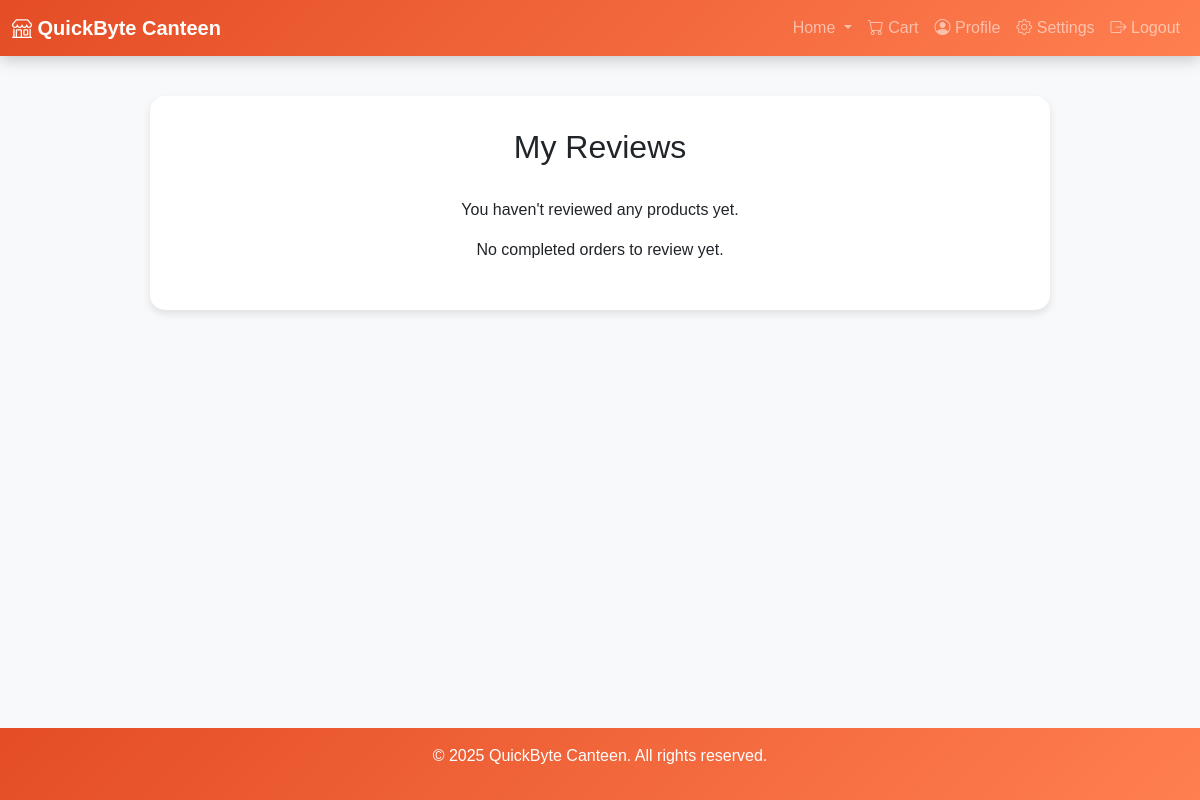
The app's page /user/reviews.php (signed in), older data.
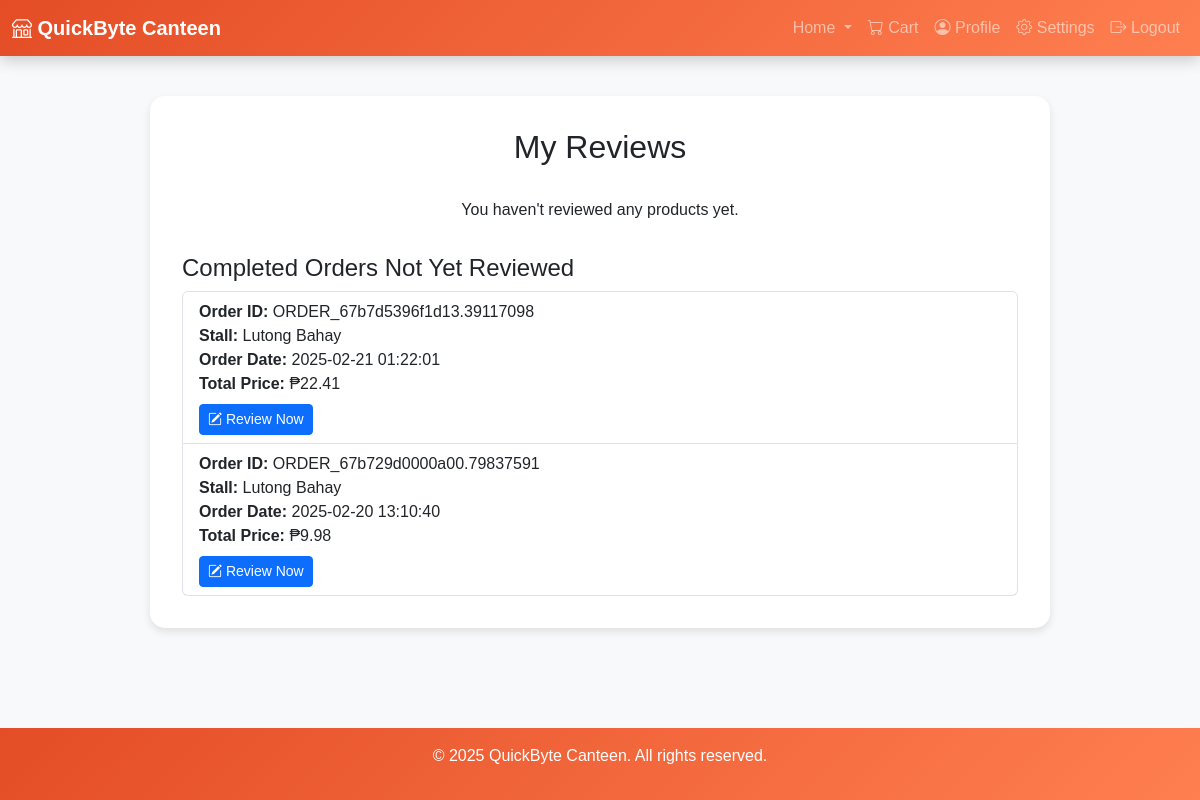
The same page, newer data.
### tables this page shows
CREATE TABLE IF NOT EXISTS `orders` (
  `order_id` varchar(50) NOT NULL,
  `user_id` int(11) NOT NULL,
  `stall_id` int(11) NOT NULL,
  `total_price` decimal(10,2) NOT NULL,
  `order_date` timestamp NOT NULL DEFAULT current_timestamp(),
  `order_status` enum('Pending','Completed','Cancelled','Ready-for-Pickup','Partially Completed','Preparing') DEFAULT 'Pending',
  PRIMARY KEY (`order_id`),
  KEY `user_id` (`user_id`),
  KEY `connect_stall` (`stall_id`)
);

CREATE TABLE IF NOT EXISTS `stalls` (
  `stall_id` int(11) NOT NULL AUTO_INCREMENT,
  `stall_name` varchar(100) NOT NULL,
  `description` text DEFAULT NULL,
  `image_path` varchar(255) NOT NULL DEFAULT 'default_stall.jpg',
  PRIMARY KEY (`stall_id`)
);

### user/reviews.php (the view, shortened to what the changed rows need)
<?php
include '../config.php';
$user_id = $_SESSION['user_id'];
$sql_reviews = "
    SELECT f.feedback_id, f.rating, f.comment, f.created_at, s.stall_name
    FROM feedback f
    JOIN stalls s ON f.stall_id = s.stall_id
    WHERE f.user_id = ?
    ORDER BY f.created_at DESC
";
$stmt_reviews = $con->prepare($sql_reviews);
$stmt_reviews->bind_param("i", $user_id);
$stmt_reviews->execute();
$result_reviews = $stmt_reviews->get_result();
$user_reviews = $result_reviews->fetch_all(MYSQLI_ASSOC);
$hasReviews = !empty($user_reviews);
$notReviewedOrders = [];
if (!$hasReviews) {
    $sql_notReviewed = "
        SELECT o.order_id, o.order_date, o.stall_id, s.stall_name, o.total_price
        FROM orders o
        JOIN stalls s ON o.stall_id = s.stall_id
        LEFT JOIN feedback f
               ON f.user_id = o.user_id
              AND f.stall_id = o.stall_id
        WHERE o.user_id = ?
          AND o.order_status = 'Completed'
          AND f.feedback_id IS NULL
        ORDER BY o.order_date DESC
    ";
    $stmt_notReviewed = $con->prepare($sql_notReviewed);
    $stmt_notReviewed->bind_param("i", $user_id);
    $stmt_notReviewed->execute();
    $result_notReviewed = $stmt_notReviewed->get_result();
    $notReviewedOrders = $result_notReviewed->fetch_all(MYSQLI_ASSOC);
}
?>
<!DOCTYPE html>
<html lang="en">
<head>
    <link rel="stylesheet" href="https://cdn.jsdelivr.net/npm/bootstrap@5.3.0-alpha1/dist/css/bootstrap.min.css">
    <link rel="stylesheet" href="https://cdn.jsdelivr.net/npm/bootstrap-icons/font/bootstrap-icons.css">
    <link rel="stylesheet" href="https://cdnjs.cloudflare.com/ajax/libs/font-awesome/6.0.0-beta3/css/all.min.css">
</head>
<body>
    <div class="container mt-5">
        <div class="reviews-container">
            <div class="reviews-header">
                <h2>My Reviews</h2>
            </div>
            <?php if (!empty($user_reviews)): ?>
                <?php foreach ($user_reviews as $review): ?>
                    <div class="review-card">
                        <div class="reviewer-stall">
                            <?php echo htmlspecialchars($review['stall_name']); ?>
                        </div>
                        <div class="review-rating">
                            <?php
                                $fullStars = floor($review['rating']);
                                for ($i = 0; $i < $fullStars; $i++) {
                                    echo '<i class="fas fa-star"></i> ';
                                }
                                for ($i = $fullStars; $i < 5; $i++) {
                                    echo '<i class="far fa-star"></i> ';
                                }
                            ?>
                            (<?php echo htmlspecialchars($review['rating']); ?>/5)
                        </div>
                        <div class="review-comment">
                            <?php echo nl2br(htmlspecialchars($review['comment'])); ?>
                        </div>
                        <div class="text-muted" style="font-size: 0.8rem;">
                            <?php echo htmlspecialchars($review['created_at']); ?>
                        </div>
                        <div class="btn-group mt-2">
                            <a href="edit_review.php?feedback_id=<?php echo urlencode($review['feedback_id']); ?>" class="btn btn-primary btn-sm">
                                <i class="bi bi-pencil"></i> Edit
                            </a>
                            <form method="POST" action="delete_review.php" onsubmit="return confirm('Are you sure you want to delete this review?');" style="display:inline;">
                                <input type="hidden" name="feedback_id" value="<?php echo htmlspecialchars($review['feedback_id']); ?>">
                                <button type="submit" class="btn btn-danger btn-sm">
                                    <i class="bi bi-trash"></i> Delete
                                </button>
                            </form>
                        </div>
                    </div>
                <?php endforeach; ?>
            <?php else: ?>
                <p class="text-center">You haven't reviewed any products yet.</p>
                <?php if (!empty($notReviewedOrders)): ?>
                    <div class="orders-list">
                        <h4>Completed Orders Not Yet Reviewed</h4>
                        <ul class="list-group">
                            <?php foreach ($notReviewedOrders as $order): ?>
                                <li class="list-group-item">
                                    <strong>Order ID:</strong> <?php echo htmlspecialchars($order['order_id']); ?><br>
                                    <strong>Stall:</strong> <?php echo htmlspecialchars($order['stall_name']); ?><br>
                                    <strong>Order Date:</strong> <?php echo htmlspecialchars($order['order_date']); ?><br>
                                    <strong>Total Price:</strong> ₱<?php echo number_format($order['total_price'], 2); ?><br>
                                    <a href="add_review.php?stall_id=<?php echo urlencode($order['stall_id']); ?>&order_id=<?php echo urlencode($order['order_id']); ?>" class="btn btn-primary btn-sm mt-2">
                                        <i class="bi bi-pencil-square"></i> Review Now
                                    </a>
                                </li>
                            <?php endforeach; ?>
                        </ul>
                    </div>
                <?php else: ?>
                    <p class="text-center">No completed orders to review yet.</p>
                <?php endif; ?>
            <?php endif; ?>
        </div>
    </div>
</body>
</html>

Row changes from the older to the newer data that the page shows:
now on this page (row edited): orders: order_id "ORDER_67b7d5396f1d13.39117098", stall.stall_name "Lutong Bahay", order_date "2025-02-21 01:22:01", total_price "22.41"
now on this page (row edited): orders: order_id "ORDER_67b729d0000a00.79837591", stall.stall_name "Lutong Bahay", order_date "2025-02-20 13:10:40", total_price "9.98"
Text that changed along with them:
text no longer shown: "No completed orders to review yet."
text now shown: "Completed Orders Not Yet Reviewed"
